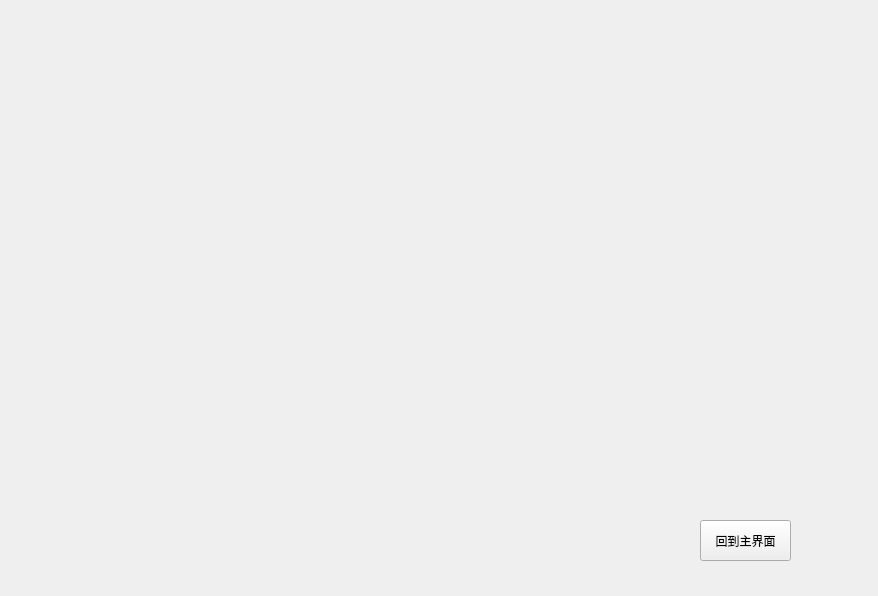
<?xml version="1.0" encoding="UTF-8"?>
<ui version="4.0">
 <class>userDataVisual</class>
 <widget class="QWidget" name="userDataVisual">
  <property name="geometry">
   <rect>
    <x>0</x>
    <y>0</y>
    <width>878</width>
    <height>596</height>
   </rect>
  </property>
  <property name="windowTitle">
   <string>Form</string>
  </property>
  <widget class="QPushButton" name="back_button">
   <property name="geometry">
    <rect>
     <x>700</x>
     <y>520</y>
     <width>91</width>
     <height>41</height>
    </rect>
   </property>
   <property name="text">
    <string>回到主界面</string>
   </property>
  </widget>
 </widget>
 <resources/>
 <connections/>
</ui>
